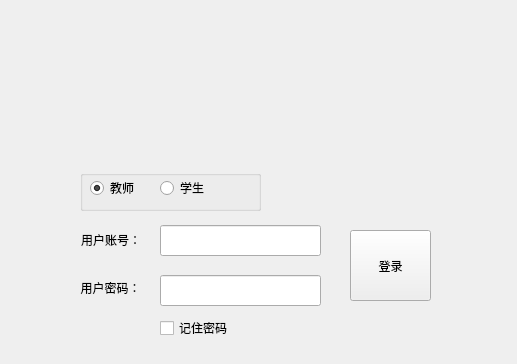
<?xml version="1.0" encoding="UTF-8"?>
<ui version="4.0">
 <class>LoadDialog</class>
 <widget class="QDialog" name="LoadDialog">
  <property name="geometry">
   <rect>
    <x>0</x>
    <y>0</y>
    <width>517</width>
    <height>364</height>
   </rect>
  </property>
  <property name="windowTitle">
   <string/>
  </property>
  <widget class="QWidget" name="widget_2" native="true">
   <property name="geometry">
    <rect>
     <x>0</x>
     <y>150</y>
     <width>521</width>
     <height>211</height>
    </rect>
   </property>
   <widget class="QToolButton" name="toolButton_get_2">
    <property name="geometry">
     <rect>
      <x>350</x>
      <y>80</y>
      <width>81</width>
      <height>71</height>
     </rect>
    </property>
    <property name="text">
     <string>登录</string>
    </property>
   </widget>
   <widget class="QLabel" name="label_28">
    <property name="geometry">
     <rect>
      <x>80</x>
      <y>130</y>
      <width>61</width>
      <height>16</height>
     </rect>
    </property>
    <property name="text">
     <string>用户密码：</string>
    </property>
    <property name="alignment">
     <set>Qt::AlignCenter</set>
    </property>
   </widget>
   <widget class="QCheckBox" name="checkBox">
    <property name="geometry">
     <rect>
      <x>160</x>
      <y>170</y>
      <width>71</width>
      <height>16</height>
     </rect>
    </property>
    <property name="text">
     <string>记住密码</string>
    </property>
   </widget>
   <widget class="QGroupBox" name="groupBox">
    <property name="geometry">
     <rect>
      <x>80</x>
      <y>20</y>
      <width>181</width>
      <height>41</height>
     </rect>
    </property>
    <property name="title">
     <string/>
    </property>
    <widget class="QRadioButton" name="radioButton_1">
     <property name="geometry">
      <rect>
       <x>10</x>
       <y>10</y>
       <width>89</width>
       <height>16</height>
      </rect>
     </property>
     <property name="text">
      <string>教师</string>
     </property>
     <property name="checked">
      <bool>true</bool>
     </property>
    </widget>
    <widget class="QRadioButton" name="radioButton_2">
     <property name="geometry">
      <rect>
       <x>80</x>
       <y>10</y>
       <width>61</width>
       <height>16</height>
      </rect>
     </property>
     <property name="text">
      <string>学生</string>
     </property>
    </widget>
   </widget>
   <widget class="QLineEdit" name="lineEdit_CriticalValue">
    <property name="geometry">
     <rect>
      <x>160</x>
      <y>75</y>
      <width>161</width>
      <height>31</height>
     </rect>
    </property>
    <property name="alignment">
     <set>Qt::AlignCenter</set>
    </property>
   </widget>
   <widget class="QLabel" name="label_7">
    <property name="geometry">
     <rect>
      <x>70</x>
      <y>80</y>
      <width>71</width>
      <height>20</height>
     </rect>
    </property>
    <property name="text">
     <string>用户账号：</string>
    </property>
    <property name="alignment">
     <set>Qt::AlignRight|Qt::AlignTrailing|Qt::AlignVCenter</set>
    </property>
   </widget>
   <widget class="QLineEdit" name="lineEdit_Position">
    <property name="geometry">
     <rect>
      <x>160</x>
      <y>125</y>
      <width>161</width>
      <height>31</height>
     </rect>
    </property>
    <property name="alignment">
     <set>Qt::AlignCenter</set>
    </property>
   </widget>
  </widget>
  <widget class="QWidget" name="widget_1" native="true">
   <property name="geometry">
    <rect>
     <x>0</x>
     <y>0</y>
     <width>521</width>
     <height>151</height>
    </rect>
   </property>
  </widget>
 </widget>
 <resources/>
 <connections/>
</ui>
